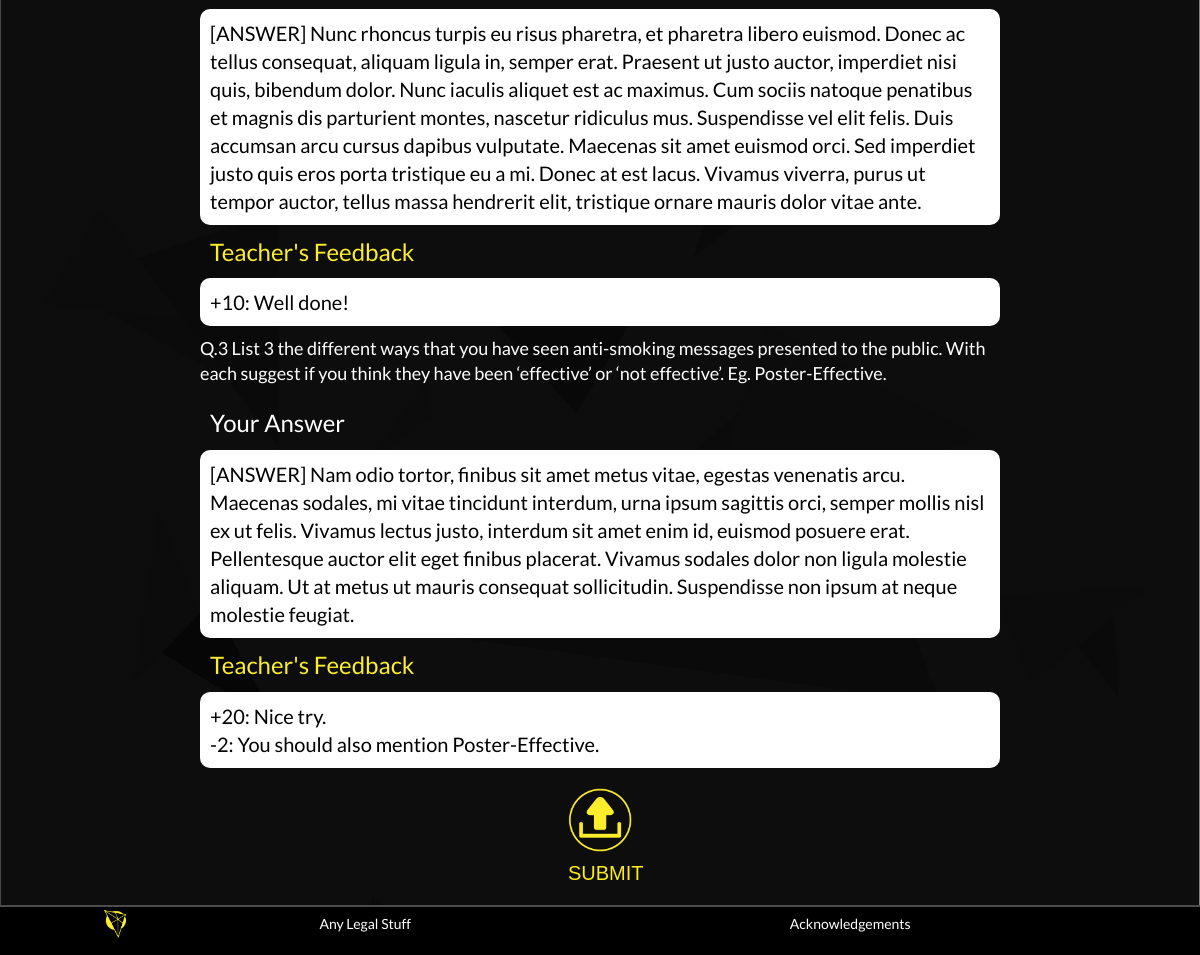
/student/video.php?quiz_id=3 (signed in, lower part), run on an earlier commit of the app's database.
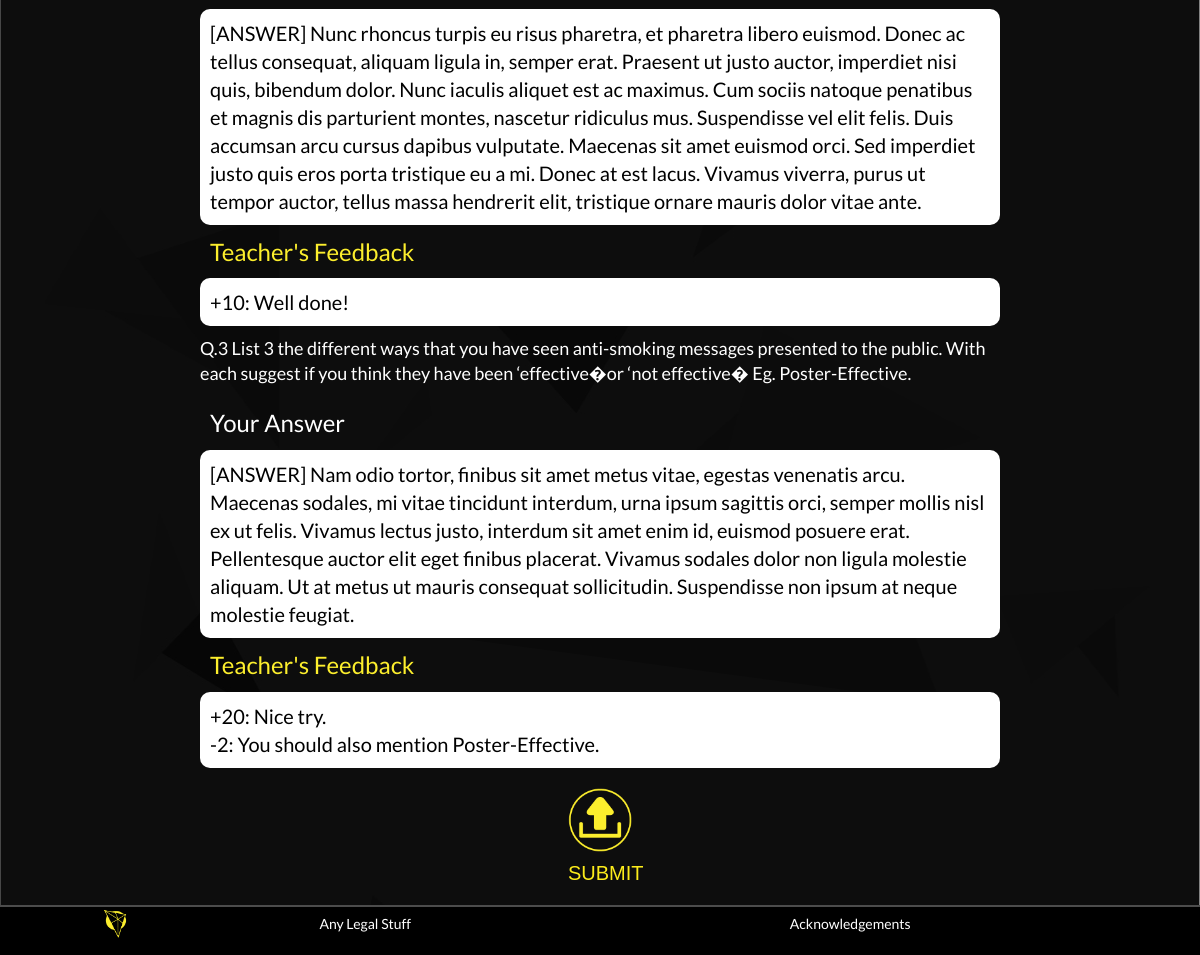
And on a later commit of the database.
### tables this page shows
CREATE TABLE IF NOT EXISTS `SAQ_Question_Record` (
  StudentID MEDIUMINT,
  SAQID     MEDIUMINT,
  Answer    TEXT,
  Feedback  TEXT,
  Grading   MEDIUMINT,
  CONSTRAINT SAQ_Question_Record_PK PRIMARY KEY (StudentID, SAQID),
  CONSTRAINT SAQ_Question_Record_StudentID_FK FOREIGN KEY (StudentID)
  REFERENCES Student (StudentID)
    ON DELETE CASCADE
    ON UPDATE CASCADE,
  CONSTRAINT SAQ_Question_Record_SAQID_FK FOREIGN KEY (SAQID)
  REFERENCES SAQ_Question (SAQID)
    ON DELETE CASCADE
    ON UPDATE CASCADE
);

CREATE TABLE IF NOT EXISTS `SAQ_Question` (
  SAQID    MEDIUMINT AUTO_INCREMENT,
  Question TEXT,
  Points   MEDIUMINT,
  QuizID   MEDIUMINT,
  CONSTRAINT SAQ_Question_SAQID_PK PRIMARY KEY (SAQID),
  CONSTRAINT SAQ_Question_QuizID_FK FOREIGN KEY (QuizID)
  REFERENCES SAQ_Section (QuizID)
    ON DELETE CASCADE
    ON UPDATE CASCADE
);

### mysql-lib.php (called while the page is built, shortened)
<?php
function getWeekByQuiz(PDO $conn, $quizID)
{
    return getQuiz($conn, $quizID)->Week;
}
function getQuiz(PDO $conn, $quizID)
{
    return getRecord($conn, $quizID, "Quiz");
}
function getSAQQuestions(PDO $conn, $quizID)
{
    $saqQuesSql = "SELECT *
                    FROM SAQ_Section NATURAL JOIN SAQ_Question
                    WHERE QuizID = ?
                    ORDER BY SAQID";
    $saqQuesQuery = $conn->prepare($saqQuesSql);
    $saqQuesQuery->execute(array($quizID));
    $saqQuesResult = $saqQuesQuery->fetchAll(PDO::FETCH_OBJ);
    return $saqQuesResult;
}
function getQuizStatus(PDO $conn, $quizID, $studentID)
{
    $statusSql = "SELECT COUNT(*) FROM Quiz_Record
					  WHERE QuizID = ? AND StudentID = ?";
    $statusQuery = $conn->prepare($statusSql);
    $statusQuery->execute(array($quizID, $studentID));
    if ($statusQuery->fetchColumn() == 1) {
        $statusSql = "SELECT `Status` FROM Quiz_Record
						  WHERE QuizID = ? AND StudentID = ?";
        $statusQuery = $conn->prepare($statusSql);
        $statusQuery->execute(array($quizID, $studentID));
        $statusResult = $statusQuery->fetch(PDO::FETCH_OBJ);
        return $statusResult->Status;
    } else {
        return "UNANSWERED";
    }
}
function getSAQRecords(PDO $conn, $quizID, $studentID)
{
    $saqQuesRecordSql = "SELECT StudentID, SAQID, Answer, Feedback, Grading
                   FROM   SAQ_Question_Record NATURAL JOIN SAQ_Question
                   WHERE  QuizID = ? AND StudentID = ?
                   ORDER BY SAQID";
    $saqQuesRecordQuery = $conn->prepare($saqQuesRecordSql);
    $saqQuesRecordQuery->execute(array($quizID, $studentID));
    $saqQuesRecordResult = $saqQuesRecordQuery->fetchAll(PDO::FETCH_OBJ);
    return $saqQuesRecordResult;
}
function getTablePK(PDO $conn, $tableName)
{
    $tableSql = "SHOW KEYS FROM $tableName WHERE Key_name = 'PRIMARY'";
    $tableQuery = $conn->prepare($tableSql);
    $tableQuery->execute();
    $tableResult = $tableQuery->fetchAll(PDO::FETCH_OBJ);
    $tablePK = $tableResult[0]->Column_name;
    return $tablePK;
}
function getRecord(PDO $conn, $recordID, $tableName, array $joinTables = null)
{
    $tablePK = getTablePK($conn, $tableName);
    $tableSql = "SELECT COUNT(*)
				 FROM $tableName
				 WHERE $tablePK = ?";
    $tableQuery = $conn->prepare($tableSql);
    $tableQuery->execute(array($recordID));
    $tableSql = "SELECT * FROM $tableName";
    if ($joinTables != null) {
        foreach ($joinTables as $joinTable) {
            $tableSql .= " NATURAL JOIN " . $joinTable;
        }
    }
    $tableSql .= " WHERE $tablePK = ?";
    $tableQuery = $conn->prepare($tableSql);
    $tableQuery->execute(array($recordID));
    $tableResult = $tableQuery->fetch(PDO::FETCH_OBJ);
    return $tableResult;
}
?>

### student/video.php (the view, shortened to what the changed rows need)
<?php
    require_once("../mysql-lib.php");
    $pageName = "video";
    if($_SERVER["REQUEST_METHOD"] == "GET"){
        if(isset($_GET["quiz_id"])){
            $quizID = $_GET["quiz_id"];
        } else{
        }
    } else {
    }
    $conn = null;
    try {
        $conn = db_connect();
        $week = getWeekByQuiz($conn, $quizID);
        $status = getQuizStatus($conn, $quizID, $studentID);
        $mediaQuestions = getSAQQuestions($conn, $quizID);
        if ($status != "UNANSWERED") {
            $mediaRecords = getSAQRecords($conn, $quizID, $studentID);
        }
    } catch(Exception $e) {
        if($conn != null) {
            db_close($conn);
        }
        debug_err($pageName, $e);
        exit;
    }
?>
<!DOCTYPE html>
<html lang="en">
<head>
    <link rel="stylesheet" href="./css/common.css">
</head>
<body>
<div class="page-wrapper">
    <div class="content-wrapper">
        <div class="question-container">
            <form class="question-form ">
<?php
            for($i = 0; $i < count($mediaQuestions); $i++) { ?>
                <label class="question-item">
                    <span class="question-title h5"><?php echo 'Q.'.($i+1).' '.$mediaQuestions[$i]->Question ?></span>
                        <span class="question-content">
<?php               switch ($status) {
                        case "UNANSWERED": ?>
<?php                       break;
                        case "GRADED": ?>
                            <div class="feedback-title">Your Answer</div>
                            <div class="feedback-content"><?php echo $mediaRecords[$i]->Answer ?></div>
                            <div class="feedback-title feedback-title-hilight">Teacher's Feedback</div>
                            <div class="feedback-content"><?php echo $mediaRecords[$i]->Feedback ?></div>
<?php                       break;
                    } ?>
                        </span>
                </label>
<?php       } ?>
            </form>
        </div>
    </div>
</div>
</body>
</html>

What changed in the data, as far as the page shows it:
changed through a linked row, saq_question_record "+20: Nice try. -2: You should also mention Poster-Effective.": SAQID.Question "…think they have been ‘effective’ or ‘not effective’. Eg. Poster-Effective." → "…think they have been ‘effective�or ‘not effective� Eg. Poster-Effective."
